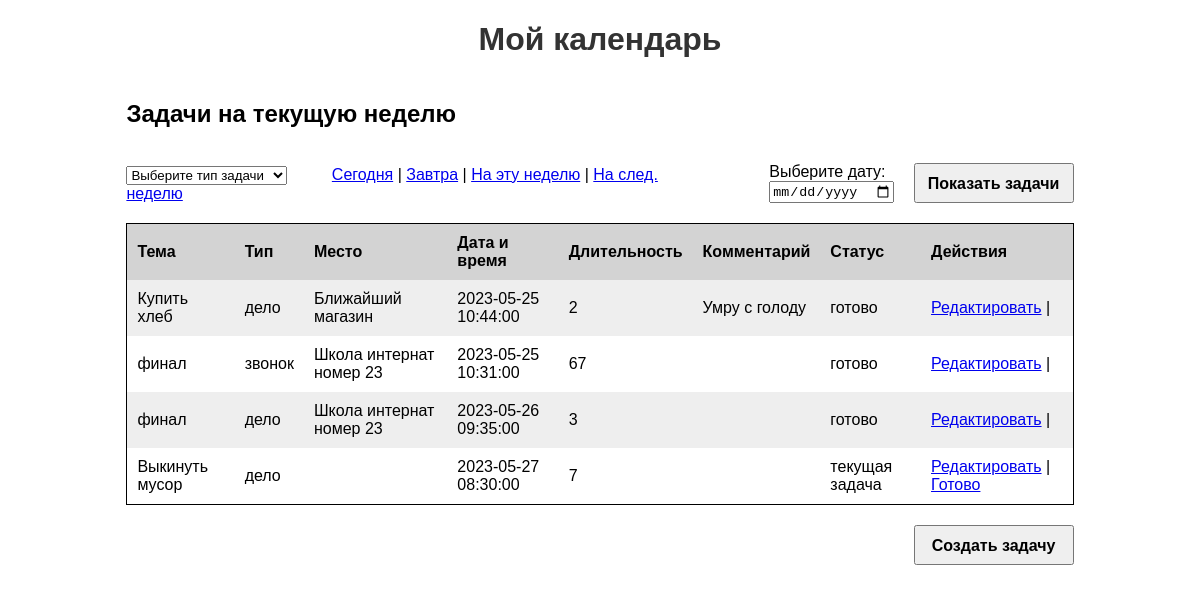
/index.php?action=week, run on the app's committed database.
### tables this page shows
CREATE TABLE `tasks` (
  `id` int(10) UNSIGNED NOT NULL,
  `topic` varchar(255) NOT NULL,
  `type` enum('встреча','звонок','совещание','дело') NOT NULL,
  `location` varchar(255) DEFAULT NULL,
  `date_time` datetime NOT NULL,
  `duration` int(11) DEFAULT NULL,
  `comment` text,
  `status` enum('текущая задача','просроченная','готово') NOT NULL DEFAULT 'текущая задача'
);

### logic/controller.php (called while the page is built, shortened)
<?php
require_once 'model.php';
class bdController
{
public function week()
{
    $tasks = bdModel::getTasksByWeek();
    $listTitle = 'Задачи на текущую неделю';
    include 'display/index.php';
}
}

### logic/model.php (called while the page is built, shortened)
<?php
class bdModel
{
    public static function getTasksByDate($date)
{
    global $pdo;
    $stmt = $pdo->prepare('SELECT * FROM tasks WHERE DATE(date_time) = ?');
    $stmt->execute([$date]);
    return $stmt->fetchAll(PDO::FETCH_ASSOC);
}
public static function getTasksByWeek()
{
    $startDate = strtotime('last Monday');
    $endDate = strtotime('+1 week', $startDate);
    $tasks = array();
    while ($startDate < $endDate) {
        $currentDate = date('Y-m-d', $startDate);
        $tasksForDate = self::getTasksByDate($currentDate);
        $tasks = array_merge($tasks, $tasksForDate);
        $startDate = strtotime('+1 day', $startDate);
    }
    return $tasks;
}
}

### display/index.php (the view, shortened to what this page needs)
<!DOCTYPE html>
<html>
<head>
</head>
<body>
  <h1>Мой календарь</h1>
  <div class="typoHeader">
    <div class="selectTask">
      <?php if (isset($listTitle)): ?>
        <h2><?= $listTitle ?></h2>
    <?php endif; ?>
  	<br>
      <select onchange="location = this.value;">
        <option value="">Выберите тип задачи</option>
      </select>
      <a href="index.php?action=today">Сегодня</a> |
      <a href="index.php?action=tomorrow">Завтра</a> |
      <a href="index.php?action=week">На эту неделю</a> |
      <a href="index.php?action=nextweek">На след. неделю </a>
    </div>
   	<div class="selectDay">
      <form class="sDay" action="index.php?action=tasksByDate" method="POST">
        <div  class="selDay">
          <label for="date">Выберите дату:</label>
          <input type="date" id="date" name="date">
        </div>
        <button type="submit">Показать задачи</button>
    	</form>
    </div>
  </div>
  <div class="box">
      <table>
          <tr>
              <th>Тема</th>
              <th>Тип</th>
              <th>Место</th>
              <th>Дата и время</th>
              <th>Длительность</th>
              <th>Комментарий</th>
              <th>Статус</th>
              <th>Действия</th>
          </tr>
          <?php foreach ($tasks as $task): ?>
              <tr>
                  <td><?= $task['topic'] ?></td>
                  <td><?= $task['type'] ?></td>
                  <td><?= $task['location'] ?></td>
                  <td><?= $task['date_time'] ?></td>
                  <td><?= $task['duration'] ?></td>
                  <td><?= $task['comment'] ?></td>
                  <td><?= $task['status'] ?></td>
                  <td>
                      <a href="index.php?action=edit&id=<?= $task['id'] ?>">Редактировать</a> |
                      <?php if ($task['status'] !== 'готово'): ?>
                          <a href="index.php?action=markAsCompleted&id=<?= $task['id'] ?>">Готово</a>
                      <?php endif; ?>
                  </td>
              </tr>
          <?php endforeach; ?>
      </table>
      <button class="my-button" onclick="window.location.href = 'index.php?action=create';">Создать задачу</button>
  	</div>
</body>
</html>

### display/index.php (style rules this page uses)
.my-button { margin-top: 20px; margin-left:auto; margin-right:10%; cursor: pointer; }
button { padding: 10px; width: 160px; height: 40px; font-weight: bold; font-size: 16px; }
.box { width: 100%; display: flex; flex-direction: column; align-items: center; }
body { font-family: Calibry, sans-serif; }
h1 { color: #333; text-align: center; }
table { width: 80%; border-collapse: collapse; margin-top: 20px; }
th, td { padding: 10px; }
th { background-color: lightgray; font-weight: bold; text-align: left; }
tr:nth-child(even) { background-color: #eeeeee; }
.typoHeader { margin-left:10%; display: flex; width: 80%; }
select { margin-right: 40px; }
.selectTask { width: 60%; }
.selectDay { display: flex; width: 40%; margin-top: auto; font-size: 16px; justify-content: flex-end; }
.sDay { width: 100%; display: flex; justify-content: flex-end; }
.selDay { display: flex; justify-content: flex-end; flex-direction: column; margin-right: 20px; }

### data on the page
tasks: topic "Купить хлеб", type "дело", location "Ближайший магазин", date_time "2023-05-25 10:44:00", duration "2", comment "Умру с голоду", status "готово"
tasks: topic "финал", type "звонок", location "Школа интернат номер 23", date_time "2023-05-25 10:31:00", duration "67", status "готово"
tasks: topic "финал", type "дело", location "Школа интернат номер 23", date_time "2023-05-26 09:35:00", duration "3", status "готово"
tasks: topic "Выкинуть мусор", type "дело", date_time "2023-05-27 08:30:00", duration "7", status "текущая задача"

### other printed values
$listTitle "Задачи на текущую неделю"
